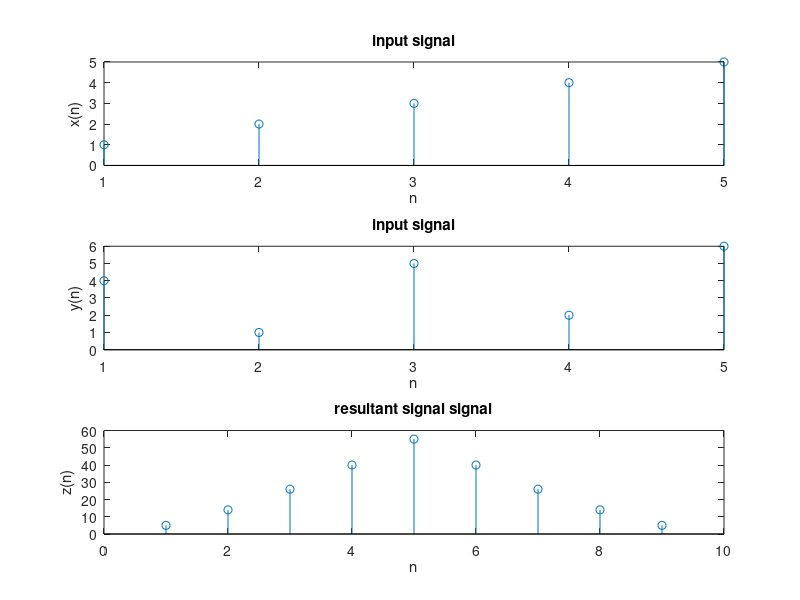

MATLAB code for this plot:
% 3. auto correlation
clc;
close all;
clear all;
x = [1,2,3,4,5];
y = [4,1,5,2,6];
subplot(3,1,1);
stem(x);
xlabel('n');
ylabel('x(n)');
title('input signal');
subplot(3,1,2);
stem(y);
xlabel('n');
ylabel('y(n)');
title('input signal');
z=xcorr(x,x);
subplot(3,1,3);
stem(z);
xlabel('n');
ylabel('z(n)');
title('resultant signal signal');